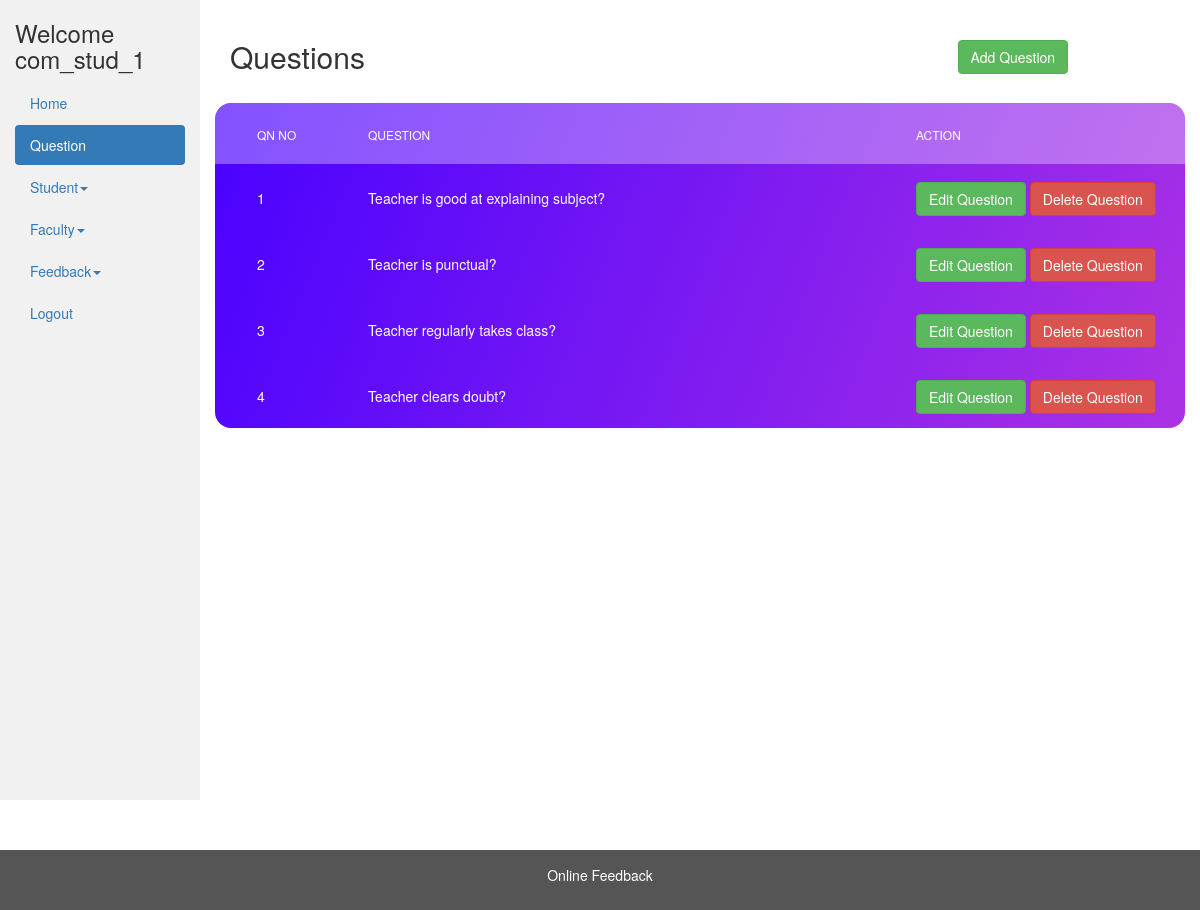
Page /admin/view_questions.php (signed in) on the committed database.
### tables this page shows
CREATE TABLE IF NOT EXISTS `questions` (
  `qn_id` int(11) NOT NULL AUTO_INCREMENT,
  `qn_name` varchar(500) NOT NULL,
  PRIMARY KEY (`qn_id`)
);

### admin/view_questions.php (the view, shortened to what this page needs)
<?php
include_once '../database/dbconfig.php';
?>
    <!DOCTYPE html>
    <html lang="en">
    <head>
        <link rel="stylesheet" href="../css/bootstrap-3.4.1.min.css">
        <link rel="stylesheet" type="text/css" href="../css/main.css" />
    </head>
    <body>
        <div class="container-fluid">
            <div class="row content">
                <div class="col-sm-2 sidenav">
                    <h3>Welcome
                        <?php echo ($_SESSION['login_user']); ?>
                    </h3>
                    <ul class="nav nav-pills nav-stacked">
                        <li><a href="admin_dashboard.php">Home</a></li>
                        <li class="active"><a href="view_questions.php">Question</a></li>
                        <li>
                            <a href="#stud_sub-menu" data-toggle="collapse" data-parent="#main-menu">Student<span class="caret"></span></a>
                        </li>
                        <li>
                            <a href="#fac_sub-menu" data-toggle="collapse" data-parent="#main-menu">Faculty<span class="caret"></span></a>
                        </li>
                        <li>
                            <a href="#feedsub-menu" data-toggle="collapse" data-parent="#main-menu">Feedback<span class="caret"></span></a>
                        </li>
                        <li><a href="../logout.php">Logout</a></li>
                    </ul><br>
                </div>
                <div class="col-sm-10">
                    <br />
                    <div class="container-fluid">
                        <div class="row">
                            <div class="col-md-9">
                                <h2>Questions</h2>
                            </div><br />
                            <div class="col-md-3">
                                <button class="open-button btn btn-success" onclick="openAddForm()">Add Question</button>
                            </div>
                        </div>
                    </div>
                    <br />
                        <div class="table100 ver6 m-b-110">
                            <table data-vertable="ver6" id="questions">
                                <thead>
                                    <tr class="row100 head">
                                        <th class="column100 column1" data-column="column1">
                                            Qn No
                                        </th>
                                        <th class="column100 column2" data-column="column2">
                                            Question
                                        </th>
                                        <th class="column100 column3" data-column="column3">
                                            Action
                                        </th>
                                    </tr>
                                </thead>
                                <tbody>
                                    <?php
$sql = 'SELECT * FROM `questions`';
$result = mysqli_query($conn, $sql);
$count = 0;
while ($rows = mysqli_fetch_array($result)) {
    $count++;
    ?>
                                        <tr class="row100 data">
                                            <td class="column100 column1 value" data-column="column1">
                                                <?php echo $count; ?>
                                            </td>
                                            <td class="column100 column2 value" data-column="column2">
                                                <?php echo $rows['qn_name']; ?>
                                            </td>
                                            <td class="column100 column3 row" data-column="column3">
                                                <button class="open-button btn btn-success" onclick="openForm('<?php echo $rows['qn_id'] ?>', '<?php echo $rows['qn_name'] ?>')">Edit Question</button>
                                                <button class="open-button btn btn-danger" onclick="openDelForm('<?php echo $rows['qn_id'] ?>', '<?php echo $rows['qn_name'] ?>')">Delete Question</button>
                                            </td>
                                        </tr>
                                        <?php
}
?>
                                </tbody>
                            </table>
                        </div>
                </div>
            </div>
        </div>
        <footer class="container-fluid" style="margin-top: 50px">
            <center>
                <p>Online Feedback</p>
            </center>
        </footer>
    </body>
    </html>

### css/main.css (style rules this page uses)
button { outline: none !important; border: none; background: transparent; }
table { width: 100%; background-color: #fff; }
th, td { font-weight: unset; padding-right: 10px; }
.column100 { width: 130px; padding-left: 25px; }
.column100.column1 { width: 0px; padding-left: 42px; }
.column100.column2 { width: 300px; }
.row100.head th { padding-top: 24px; padding-bottom: 20px; }
.row100 td { padding-top: 18px; padding-bottom: 14px; }
.table100.ver6 { border-radius: 16px; overflow: hidden; background: #7918f2; background: -webkit-linear-gradient(-68deg, #ac32e4, #4801ff); background: -o-linear-gradient(-68deg, #ac32e4, #4801ff); background: -moz-linear-gradient(-68deg, #ac32e4, #4801ff); background: linear-gradient(-68deg, #ac32e4, #4801ff); }
.table100.ver6 table { background-color: transparent; }
.table100.ver6 td { font-size: 14px; color: #fff; line-height: 1.4; }
.table100.ver6 th { font-size: 12px; color: #fff; line-height: 1.4; text-transform: uppercase; background-color: rgba(255, 255, 255, 0.32); }

### admin/view_questions.php (style rules this page uses)
.row.content { height: 800px }
.sidenav { background-color: #f1f1f1; height: 100%; }
footer { background-color: #555; color: white; padding: 15px; }

### rows in the picture
questions: qn_name "Teacher is good at explaining subject?"
questions: qn_name "Teacher is punctual?"
questions: qn_name "Teacher regularly takes class?"
questions: qn_name "Teacher clears doubt?"

### other values in the picture
$_SESSION['login_user'] "com_stud_1"
